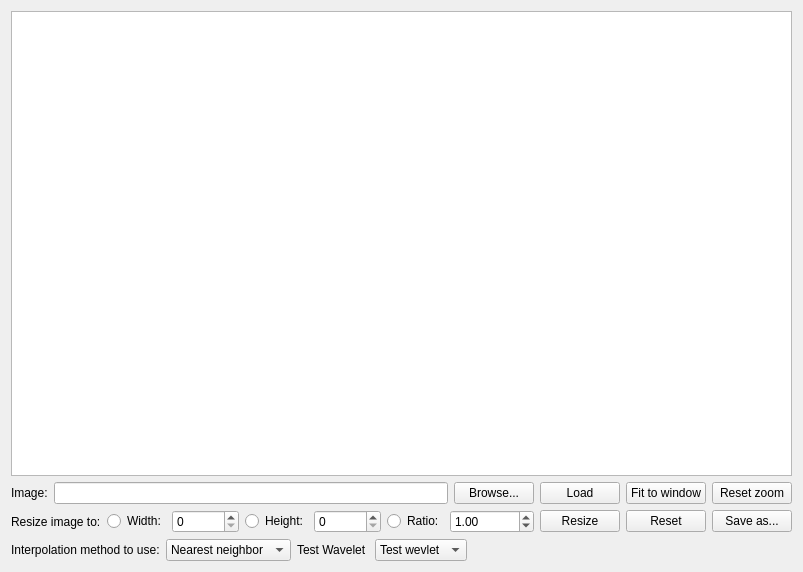
<?xml version="1.0" encoding="UTF-8"?>
<ui version="4.0">
 <class>MainWindow</class>
 <widget class="QMainWindow" name="MainWindow">
  <property name="geometry">
   <rect>
    <x>0</x>
    <y>0</y>
    <width>800</width>
    <height>572</height>
   </rect>
  </property>
  <property name="windowTitle">
   <string>rasmga_ishlow</string>
  </property>
  <widget class="QWidget" name="centralWidget">
   <layout class="QVBoxLayout" name="verticalLayout">
    <item>
     <widget class="GraphicsViewEx" name="graphicsView"/>
    </item>
    <item>
     <layout class="QHBoxLayout" name="horizontalLayout">
      <item>
       <widget class="QLabel" name="label">
        <property name="text">
         <string>Image:</string>
        </property>
       </widget>
      </item>
      <item>
       <widget class="QLineEdit" name="pathBox"/>
      </item>
      <item>
       <widget class="QPushButton" name="browseBtn">
        <property name="text">
         <string>Browse...</string>
        </property>
       </widget>
      </item>
      <item>
       <widget class="QPushButton" name="loadBtn">
        <property name="text">
         <string>Load</string>
        </property>
       </widget>
      </item>
      <item>
       <widget class="QPushButton" name="fitToWindowBtn">
        <property name="text">
         <string>Fit to window</string>
        </property>
       </widget>
      </item>
      <item>
       <widget class="QPushButton" name="resetZoomBtn">
        <property name="text">
         <string>Reset zoom</string>
        </property>
       </widget>
      </item>
     </layout>
    </item>
    <item>
     <layout class="QHBoxLayout" name="horizontalLayout_2">
      <item>
       <widget class="QLabel" name="label_2">
        <property name="text">
         <string>Resize image to:</string>
        </property>
       </widget>
      </item>
      <item>
       <widget class="QRadioButton" name="widthBtn">
        <property name="text">
         <string>Width:</string>
        </property>
       </widget>
      </item>
      <item>
       <widget class="QSpinBox" name="widthSpinBox">
        <property name="maximum">
         <number>999999</number>
        </property>
       </widget>
      </item>
      <item>
       <widget class="QRadioButton" name="heightBtn">
        <property name="text">
         <string>Height:</string>
        </property>
       </widget>
      </item>
      <item>
       <widget class="QSpinBox" name="heightSpinBox">
        <property name="maximum">
         <number>999999</number>
        </property>
       </widget>
      </item>
      <item>
       <widget class="QRadioButton" name="ratioBtn">
        <property name="text">
         <string>Ratio:</string>
        </property>
       </widget>
      </item>
      <item>
       <widget class="QDoubleSpinBox" name="ratioSpinBox">
        <property name="minimum">
         <double>0.010000000000000</double>
        </property>
        <property name="maximum">
         <double>999999.000000000000000</double>
        </property>
        <property name="singleStep">
         <double>0.100000000000000</double>
        </property>
        <property name="value">
         <double>1.000000000000000</double>
        </property>
       </widget>
      </item>
      <item>
       <widget class="QPushButton" name="resizeBtn">
        <property name="text">
         <string>Resize</string>
        </property>
       </widget>
      </item>
      <item>
       <widget class="QPushButton" name="resetBtn">
        <property name="text">
         <string>Reset</string>
        </property>
       </widget>
      </item>
      <item>
       <widget class="QPushButton" name="saveAsBtn">
        <property name="text">
         <string>Save as...</string>
        </property>
       </widget>
      </item>
      <item>
       <spacer name="horizontalSpacer">
        <property name="orientation">
         <enum>Qt::Horizontal</enum>
        </property>
        <property name="sizeHint" stdset="0">
         <size>
          <width>40</width>
          <height>20</height>
         </size>
        </property>
       </spacer>
      </item>
     </layout>
    </item>
    <item>
     <layout class="QHBoxLayout" name="horizontalLayout_3">
      <item>
       <widget class="QLabel" name="label_3">
        <property name="text">
         <string>Interpolation method to use:</string>
        </property>
       </widget>
      </item>
      <item>
       <widget class="QComboBox" name="methodBox">
        <item>
         <property name="text">
          <string>Nearest neighbor</string>
         </property>
        </item>
        <item>
         <property name="text">
          <string>Bilinear</string>
         </property>
        </item>
        <item>
         <property name="text">
          <string>Bicubic</string>
         </property>
        </item>
        <item>
         <property name="text">
          <string>Lanczos</string>
         </property>
        </item>
        <item>
         <property name="text">
          <string>wavelet_2Dfilter</string>
         </property>
        </item>
        <item>
         <property name="text">
          <string>AREA_inter</string>
         </property>
        </item>
        <item>
         <property name="text">
          <string>TEST wavelet</string>
         </property>
        </item>
       </widget>
      </item>
      <item>
       <widget class="QLabel" name="label_4">
        <property name="text">
         <string>Test Wavelet </string>
        </property>
       </widget>
      </item>
      <item>
       <widget class="QComboBox" name="waveletBox">
        <item>
         <property name="text">
          <string>Test wevlet</string>
         </property>
        </item>
        <item>
         <property name="text">
          <string>haar res</string>
         </property>
        </item>
        <item>
         <property name="text">
          <string>edge map</string>
         </property>
        </item>
        <item>
         <property name="text">
          <string>edge max</string>
         </property>
        </item>
       </widget>
      </item>
      <item>
       <spacer name="horizontalSpacer_2">
        <property name="orientation">
         <enum>Qt::Horizontal</enum>
        </property>
        <property name="sizeHint" stdset="0">
         <size>
          <width>40</width>
          <height>20</height>
         </size>
        </property>
       </spacer>
      </item>
     </layout>
    </item>
   </layout>
  </widget>
 </widget>
 <layoutdefault spacing="6" margin="11"/>
 <customwidgets>
  <customwidget>
   <class>GraphicsViewEx</class>
   <extends>QGraphicsView</extends>
   <header>graphicsviewex.h</header>
  </customwidget>
 </customwidgets>
 <resources/>
 <connections/>
</ui>
